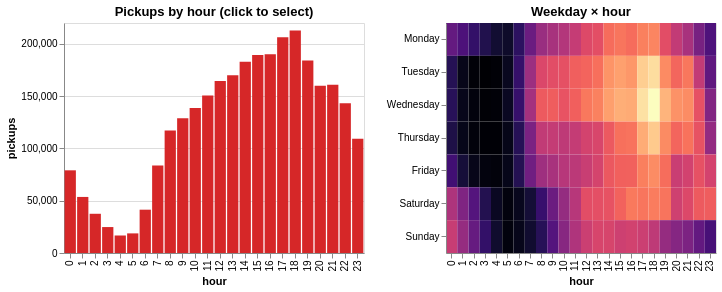

Notebook code cell kept with this figure:
### Markdown cell above
## 2. Busiest hour — click a bar to drive the heatmap

The hourly bars (left) and the weekday×hour heatmap (right) share **one** selection. **Click an hour** in the bar chart and the matching column in the heatmap brightens while the rest dim (click again to clear). **6 pm** is the busiest hour; the heatmap shows the Tue–Thu evening ridge and quiet Sunday evenings.

### Code cell
hourly = q(f"""
    SELECT EXTRACT(hour FROM tpep_pickup_datetime)::INT AS hour, count(*) AS pickups
    FROM trips WHERE {JAN} GROUP BY 1 ORDER BY 1
""")
hour_dow = q(f"""
    SELECT EXTRACT(hour FROM tpep_pickup_datetime)::INT AS hour,
           dayname(tpep_pickup_datetime) AS dow, count(*) AS n
    FROM trips WHERE {JAN} GROUP BY 1, 2
""")
ORDER = ["Monday", "Tuesday", "Wednesday", "Thursday", "Friday", "Saturday", "Sunday"]
hour_dow["dow"] = pd.Categorical(hour_dow["dow"], ORDER)

pick = alt.selection_point(fields=["hour"], name="pick")
bars = (
    alt.Chart(hourly).mark_bar()
    .encode(
        x=alt.X("hour:O", title="hour"), y=alt.Y("pickups:Q", title="pickups"),
        color=alt.condition(pick, alt.value("#d62728"), alt.value("#1f77b4")),
        tooltip=["hour:O", alt.Tooltip("pickups:Q", format=",")],
    )
    .add_params(pick).properties(width=300, height=230, title="Pickups by hour (click to select)")
)
heat = (
    alt.Chart(hour_dow).mark_rect()
    .encode(
        x=alt.X("hour:O", title="hour"),
        y=alt.Y("dow:N", sort=ORDER, title=None),
        color=alt.Color("n:Q", scale=alt.Scale(scheme="magma"), legend=None),
        opacity=alt.condition(pick, alt.value(1), alt.value(0.25)),
        tooltip=["dow:N", "hour:O", alt.Tooltip("n:Q", format=",")],
    )
    .properties(width=270, height=230, title="Weekday × hour")
)
bars | heat

### Figure 1 — Vega-Lite specification as saved in the notebook (floating-point values rounded to 4 significant figures; data arrays with more than 128 entries replaced by an {"elided": "..."} marker saying what was removed)
{"$schema": "https://vega.github.io/schema/vega-lite/v5.20.1.json", "axis": {"grid": true, "gridColor": "#eeeeee"}, "datasets": {"data-54140236e8afa8329411d556a21c399e": [{"hour": 0, "pickups": 79090}, {"hour": 1, "pickups": 53627}, {"hour": 2, "pickups": 37517}, {"hour": 3, "pickups": 24811}, {"hour": 4, "pickups": 16742}, {"hour": 5, "pickups": 18764}, {"hour": 6, "pickups": 41429}, {"hour": 7, "pickups": 83719}, {"hour": 8, "pickups": 117209}, {"hour": 9, "pickups": 128970}, {"hour": 10, "pickups": 138778}, {"hour": 11, "pickups": 150542}, {"hour": 12, "pickups": 164559}, {"hour": 13, "pickups": 169903}, {"hour": 14, "pickups": 182898}, {"hour": 15, "pickups": 189359}, {"hour": 16, "pickups": 190201}, {"hour": 17, "pickups": 206257}, {"hour": 18, "pickups": 212788}, {"hour": 19, "pickups": 184032}, {"hour": 20, "pickups": 159989}, {"hour": 21, "pickups": 160888}, {"hour": 22, "pickups": 143259}, {"hour": 23, "pickups": 109275}], "data-84832265e12ce33590c30dac028576a6": {"elided": "168 records"}}, "hconcat": [{"data": {"name": "data-54140236e8afa8329411d556a21c399e"}, "encoding": {"color": {"condition": {"param": "pick", "value": "#d62728"}, "value": "#1f77b4"}, "tooltip": [{"field": "hour", "type": "ordinal"}, {"field": "pickups", "format": ",", "type": "quantitative"}], "x": {"field": "hour", "title": "hour", "type": "ordinal"}, "y": {"field": "pickups", "title": "pickups", "type": "quantitative"}}, "height": 230, "mark": {"type": "bar"}, "name": "view_6", "title": "Pickups by hour (click to select)", "width": 300}, {"data": {"name": "data-84832265e12ce33590c30dac028576a6"}, "encoding": {"color": {"field": "n", "legend": null, "scale": {"scheme": "magma"}, "type": "quantitative"}, "opacity": {"condition": {"param": "pick", "value": 1}, "value": 0.25}, "tooltip": [{"field": "dow", "type": "nominal"}, {"field": "hour", "type": "ordinal"}, {"field": "n", "format": ",", "type": "quantitative"}], "x": {"field": "hour", "title": "hour", "type": "ordinal"}, "y": {"field": "dow", "sort": ["Monday", "Tuesday", "Wednesday", "Thursday", "Friday", "Saturday", "Sunday"], "title": null, "type": "nominal"}}, "height": 230, "mark": {"type": "rect"}, "title": "Weekday × hour", "width": 270}], "params": [{"name": "pick", "select": {"fields": ["hour"], "type": "point"}, "views": ["view_6"]}], "range": {"category": ["#1f77b4", "#ff7f0e", "#2ca02c", "#d62728", "#9467bd", "#8c564b"]}, "view": {"continuousWidth": 450, "stroke": null}}
